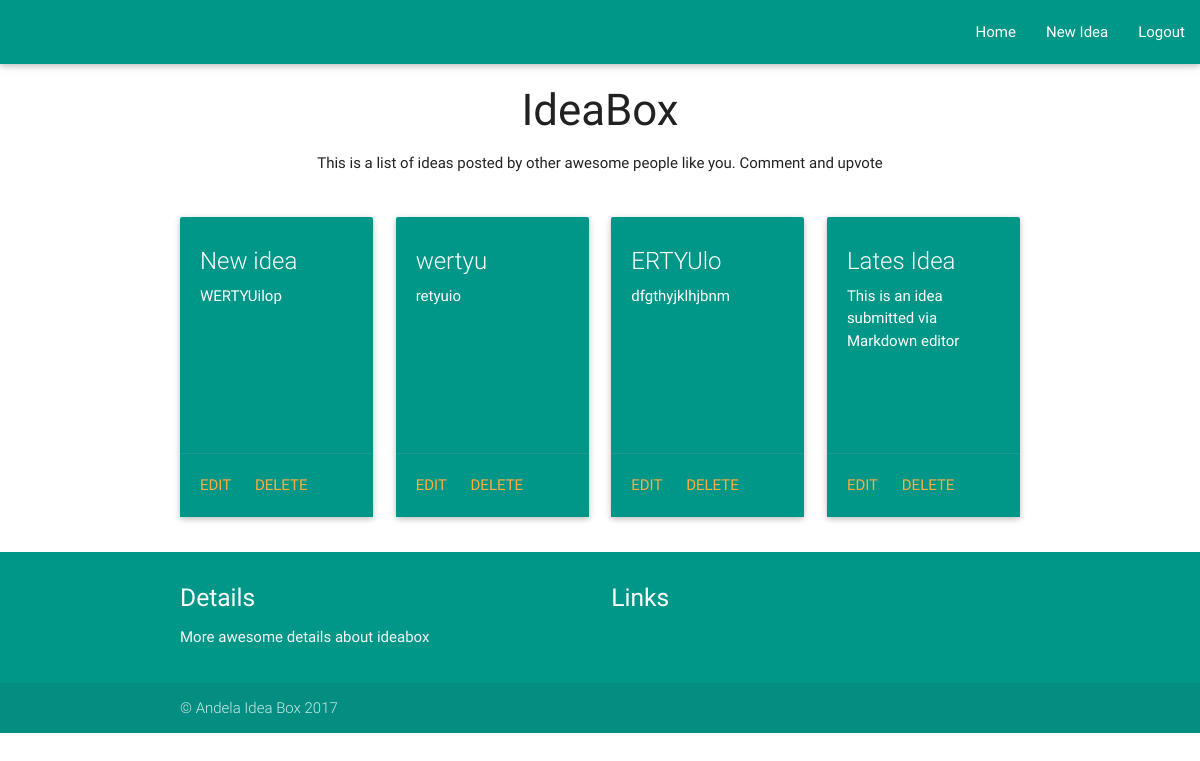
The app's page /profile (signed in), older data.
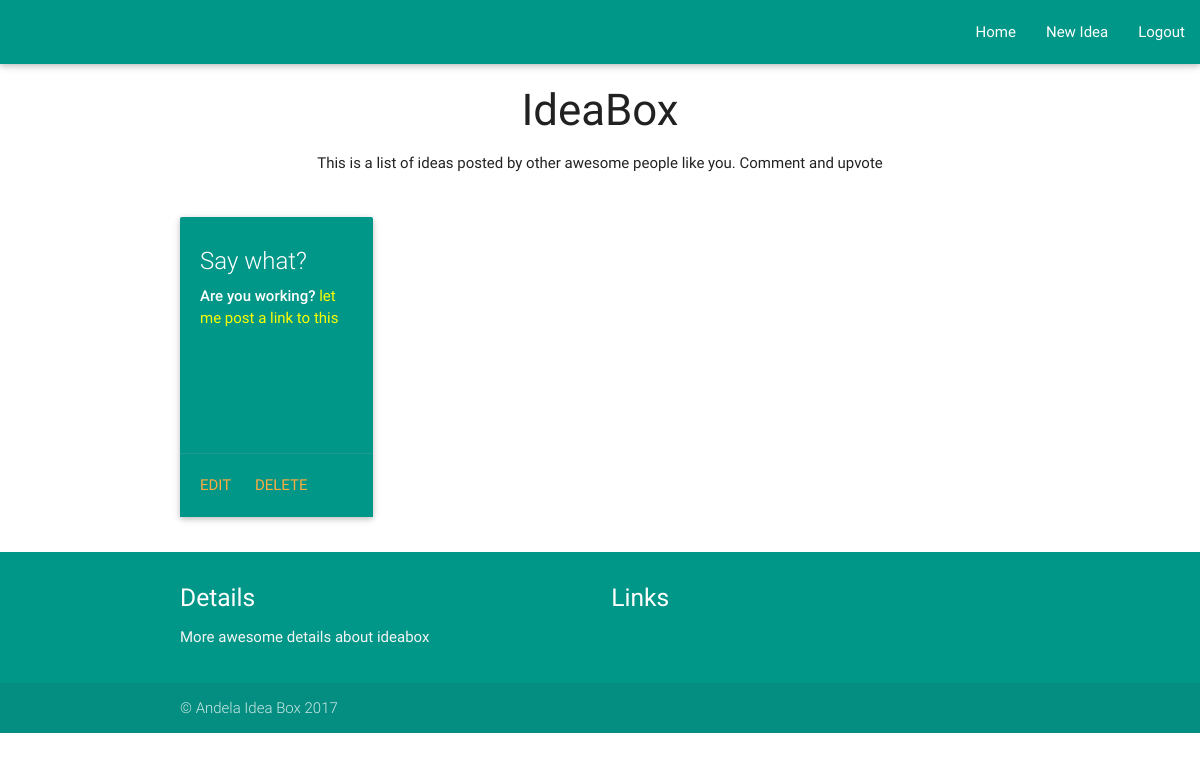
The same page, newer data.
### database_setup.py (models this page shows)
class Ideas(Base):
    __tablename__ = 'idea'
    id = Column(Integer, primary_key = True, autoincrement = True)
    name = Column(String(80), nullable = False)
    description = Column(String(250), nullable = False)
    rating = Column(String(8), nullable = True)
    category = Column(String(250), nullable = False)
    tags = Column(String(250))
    user_id = Column(Integer, ForeignKey('user.id'))
    user = relationship(User)
    upvotes = Column(Integer, default = 0)
    downvotes = Column(Integer, default = 0)

### project.py (the view)
@app.route('/profile')
def profile():
    if session.get('user'):
        userEmail = session['user']
        user_id_set = dbsession.query(User.id).filter_by(email = userEmail).first()
        user_id = user_id_set[0]
        ideas = dbsession.query(Ideas).filter_by(user_id = user_id)
        return render_template('user.html', ideas=ideas)
    else:
        return render_template('error.html',error = 'Unauthorized Access')

### templates/user.html (shortened to what this page needs)
<!DOCTYPE html>
<html lang="en">
<head>
      <link type="text/css" rel="stylesheet" href="/static/css/materialize.min.css"  media="screen,projection"/>
</head>
<body>
        <div class="header">
            <nav class="teal">
                <ul class="right nav nav-pills pull-right">
                	<li role="presentation" class=""><a href="/home">Home</a></li>
                    <li role="presentation" class=""> <a href="/newidea"> New Idea </a> </li>
                    <li role="presentation" class=""> <a href="/logout"> Logout </a> </li>
                </ul>
            </nav>
            <h3 class="text-muted center">IdeaBox</h3>
        </div>
    <div class="container">
        <div class="row">
           <span> <p class="center"> This is a list of ideas posted by other awesome people like you. Comment and upvote </p> </span>
        </div>
        <div class="row">
          {% for idea in ideas %}
          <div class="col s12 m4 l3">
          <div class="card small teal">
            <div class="card-content white-text">
              <span class="card-title">{{idea.name}}</span>
              <p>{% filter markdown %}{{ idea.description }}{% endfilter %}</p>
            </div>
            <div class="card-action">
              <a href="/edit/{{idea.id}}/">Edit</a>
              <a href="/delete/{{idea.id}}/">Delete</a>
            </div>
          </div>
          </div>
          {% endfor %}
        </div>
    </div>
    <footer class="page-footer teal">
        <div class="container">
          <div class="row">
            <div class="col l6 s12">
              <h5 class="white-text"> Details </h5>
              <p class="grey-text text-lighten-4">
                More awesome details about ideabox
              </p>
            </div>
            <div class="col l4 offset-12 s12">
              <h5 class="white-text"> Links </h5>
            </div>
          </div>
        </div>
        <div class="footer-copyright">
          <div class="container"> &copy; Andela Idea Box 2017 </div>
        </div>
      </footer>
</body>
</html>

Row changes from the older to the newer data that the page shows:
removed Ideas: name "New idea", description "WERTYUilop"
removed Ideas: name "wertyu", description "retyuio"
removed Ideas: name "ERTYUlo", description "dfgthyjklhjbnm"
removed Ideas: name "Lates Idea", description "This is an idea submitted via Markdown editor"
added Ideas: name "Say what?", description "Are you working? let me post a link to this"
